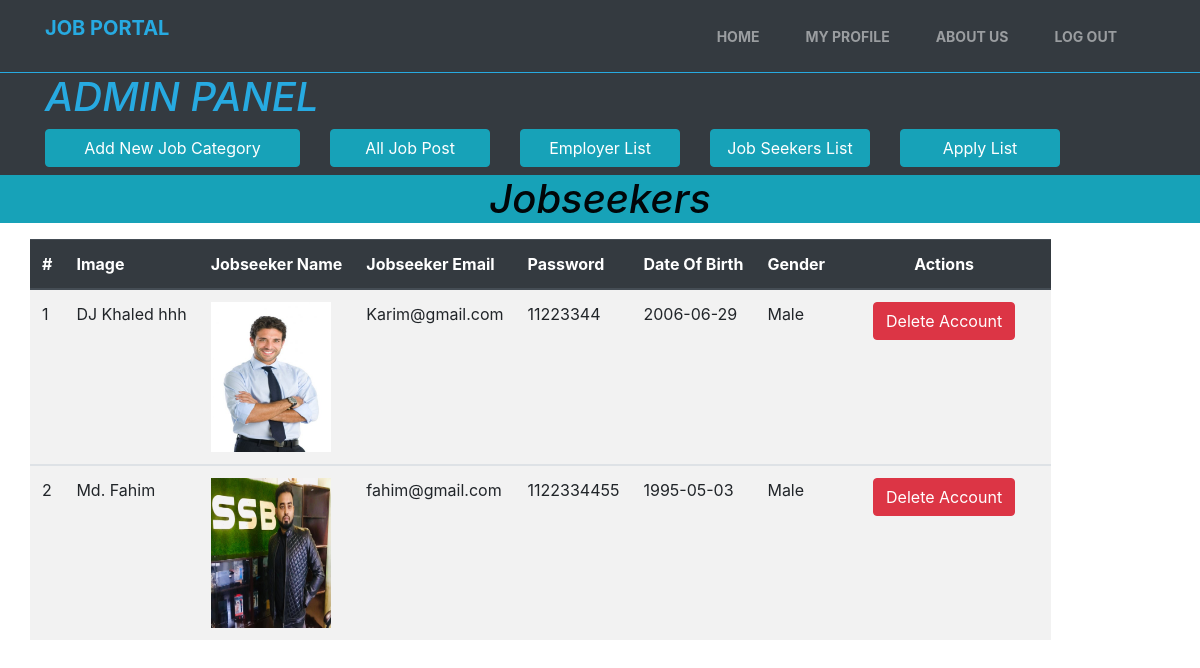
Screenshot of /jobseekerList.php (signed in) with the database file from the repository.
### tables this page shows
CREATE TABLE `jobseeker` (
  `id` int(100) NOT NULL,
  `name` varchar(100) NOT NULL,
  `email` varchar(100) NOT NULL,
  `password` varchar(100) NOT NULL,
  `dob` varchar(100) NOT NULL,
  `gender` varchar(10) NOT NULL,
  `image` varchar(100) NOT NULL
);

### jobseekerList.php (the view, shortened to what this page needs)
<?php require_once("include/db.php"); ?>
<!DOCTYPE html>
<html lang="en">
<head>
    <link rel="stylesheet" href="css/bootstrap.min.css">
    <link rel="stylesheet" href="Style.css">
</head>
<body>
    <nav class="navbar navbar-expand-lg navbar-dark bg-dark">
        <div class="container">
            <a class="navbar-brand" href="Home.php"><p style="color:#27aae1;font-weight: bold;">JOB PORTAL</p></a>
            <div class="col-auto">
                <div class="collapse navbar-collapse" id="navbarSupportedContent">
                    <ul class="navbar-nav mr-auto">
                        <li class="nav-item ">
                            <a class="nav-link" href="Home.php">Home <span class="sr-only"></span></a>
                        </li>
                        <li class="nav-item">
                            <a class="nav-link" href="profile.php">MY Profile</a>
                        </li>
                        <li class="nav-item ">
                            <a class="nav-link" href="aboutus.php">About US<span class="sr-only"></span></a>
                        </li>
                        <li class="nav-item">
                            <a class="nav-link" href="signout.php">Log out</a>
                        </li>
                    </ul>
                </div>
            </div>
        </div>
    </nav>
    <header class="bg-dark text-white">
        <div class="container">
            <div class="row">
                <div class="col-md-12">
                    <h1><i class="fas fa-blog" style="color:#27aae1;">ADMIN PANEL</i></h1>
                </div>
                <div class="col-lg-3 mb-2">
                    <a href="Job_category.php" class="btn btn-info btn-block">
                        <i class="fas fa-folder-plus"></i> Add New Job Category
                    </a>
                </div>
                <div class="col-lg-2 mb-2">
                    <a href="admin_post_view.php" class="btn btn-info btn-block">
                        <i class="fas fa-folder-plus"></i> All Job Post
                    </a>
                </div>
                <div class="col-lg-2 mb-2">
                    <a href="employerList.php" class="btn btn-info btn-block">
                        <i class="fas fa-folder-plus"></i> Employer List
                    </a>
                </div>
                <div class="col-lg-2 mb-2">
                    <a href="jobseekerList.php" class="btn btn-info btn-block">
                        <i class="fas fa-folder-plus"></i> Job Seekers List
                    </a>
            </div>
            <div class="col-lg-2 mb-2">
                    <a href="applyList.php" class="btn btn-info btn-block">
                        <i class="fas fa-folder-plus"></i> Apply List
                    </a>
            </div>
            </div>
        </div>
    </header>
    <header class="bg-info text-white" style="text-align:center;">
    <h1 ><i class="fas fa-blog" style="color:#010608; ">Jobseekers</i></h1>
    </header>
    <section class="container py-2 mb-4">
        <div class="row ">
            <div class="col-lgl12">
                <table class="table table-striped table-hover">
                    <thead class="thead-dark">
                    <tr>
                        <th>#</th>
                        <th>Image</th>
                        <th>Jobseeker Name</th>
                        <th>Jobseeker Email</th>
                        <th>Password</th>
                        <th>Date Of Birth</th>
                        <th>Gender</th>
                        <th></th>
                        <th style="text-align: center;">Actions</th>
                        <th></th>
                    </tr>
                    </thead>
                    <?php
                    $act='jobseeker';
                    $c=1;
                    $sql= "SELECT * FROM jobseeker";
                    $result = mysqli_query($conn, $sql);
                    if (mysqli_num_rows($result) > 0) {
                        while($row = mysqli_fetch_assoc($result)) { $iid=$row["id"];
                        ?>
                        <tbody>
                        <tr>
                           <td><?php echo $c;$c++;?></td>
                           <td>
                                <?php
                                    $temp=$row["name"];
                                        echo $temp;
                                ?>
                           </td>
                           <td><img src='upload/jobseeker/<?php echo $row["image"]?>'  width="120px;"height="150px;"</td>
                           <td>
                                <?php
                                    $temp1=$row["email"];
                                        echo $temp1;
                                ?>
                           </td>
                           <td>
                                <?php
                                    $temp2=$row["password"];
                                        echo $temp2;
                                ?>
                           </td>
                           <td>
                                <?php
                                    $temp3=$row["dob"];
                                        echo $temp3;
                                ?>
                           </td>
                           <td>
                                <?php
                                    $temp4=$row["gender"];
                                        echo $temp4;
                                ?>
                           </td>
                           <td></td>
                           <td><a href="DeleteAccount.php?id=<?php echo $iid;?>& act=<?php echo $act;?>"><span class="btn btn-danger">Delete Account</span></a></td>
                           <td></td>
                        </tr>
                        </tbody>
                       <?php }
                    } else {
                        echo "0 results";
                    }
                    ?>
                </table>
            </div>
        </div>
    </section>
</body>
</html>

### Style.css (style rules this page uses)
.navbar-dark .navbar-nav .nav-link { font-weight: 700; font-size: 14px; text-transform: uppercase; }
.navbar-dark .navbar-nav .nav-item { margin: 0 15px; }

### rows the page displays
jobseeker: name "DJ Khaled hhh", image (picture), email "Karim@gmail.com", password "11223344", dob "2006-06-29", gender "Male"
jobseeker: name "Md. Fahim", image (picture), email "fahim@gmail.com", password "1122334455", dob "1995-05-03", gender "Male"
